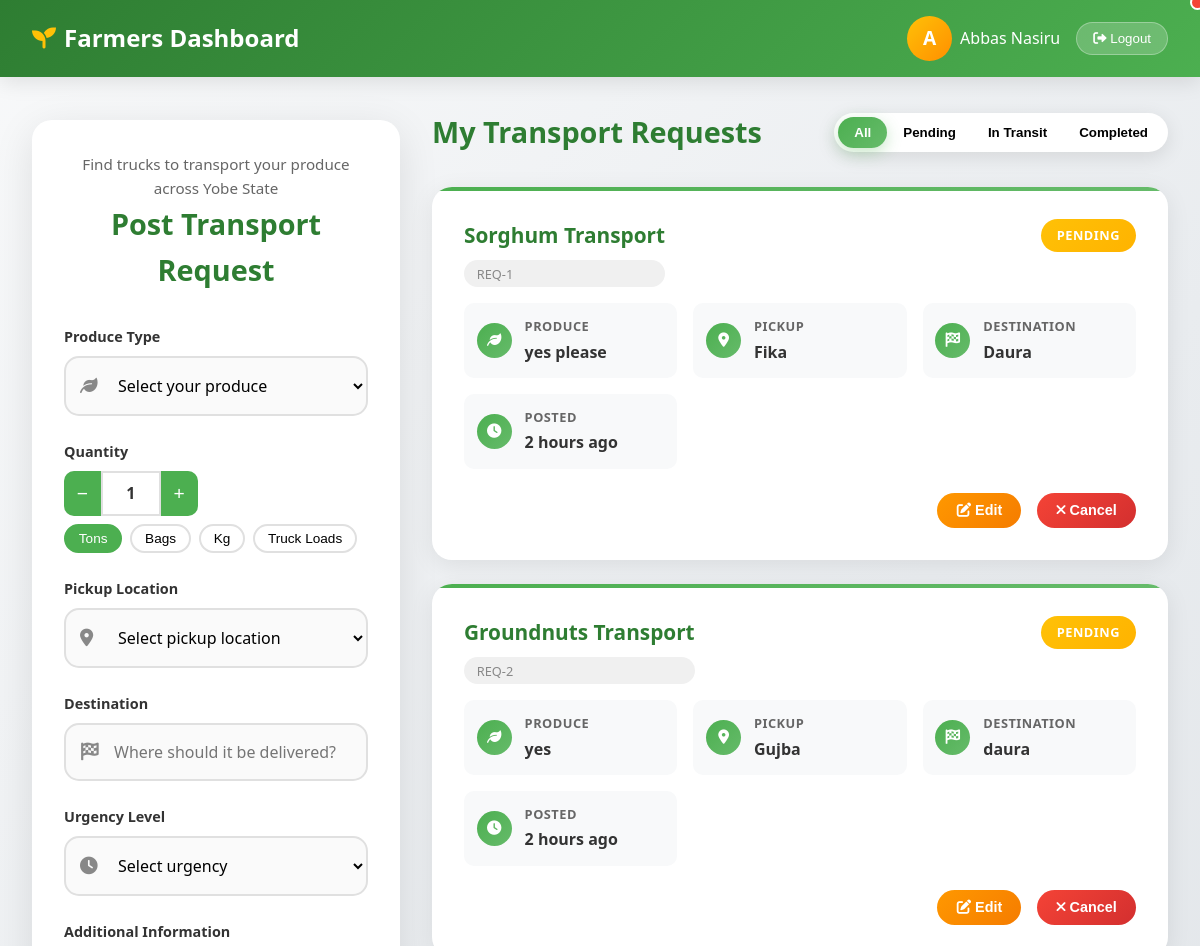
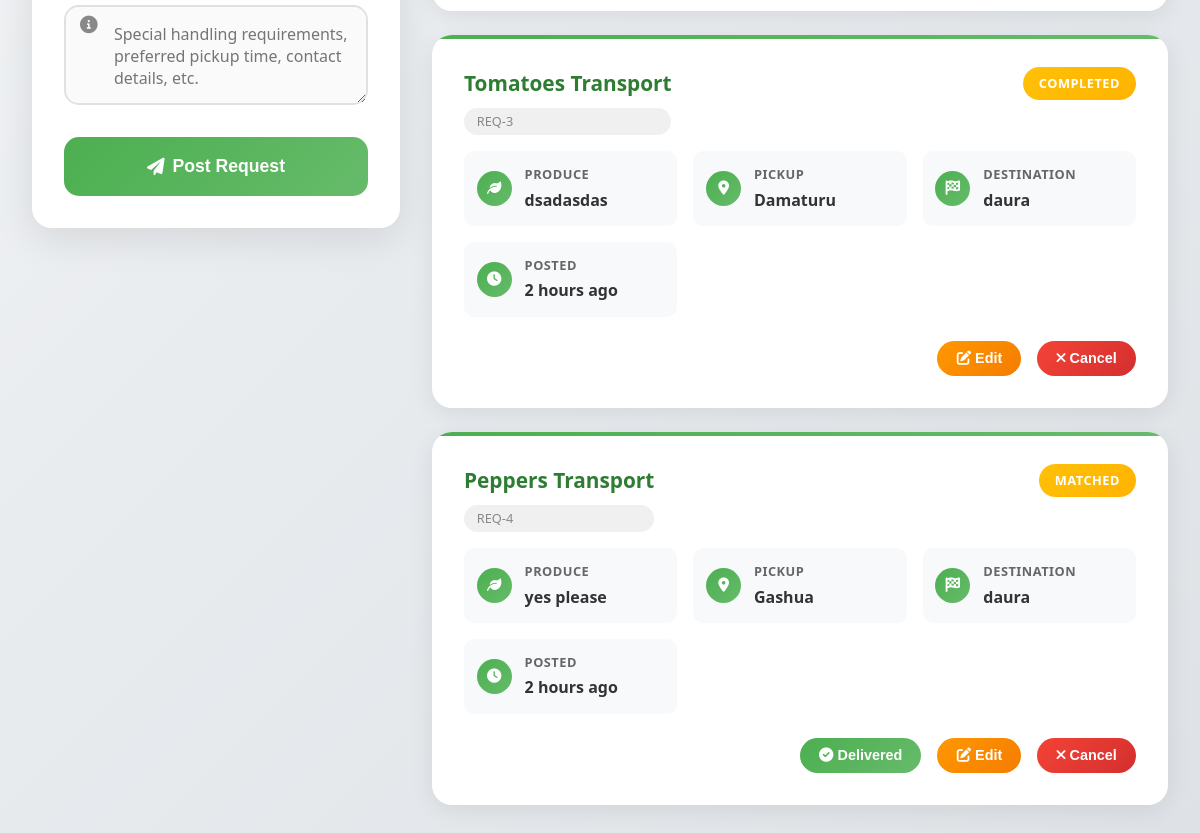
The page /farmerspage.php (signed in) on the database its author committed (2 pictures, top to bottom).
### tables this page shows
CREATE TABLE `users` (
  `id` int(11) NOT NULL,
  `name` varchar(100) NOT NULL,
  `phone` varchar(20) NOT NULL,
  `password` varchar(255) NOT NULL,
  `role` enum('farmer','truck_owner','admin') NOT NULL,
  `location` varchar(255) DEFAULT NULL,
  `created_at` datetime DEFAULT current_timestamp()
);

CREATE TABLE `transport_requests` (
  `id` int(11) NOT NULL,
  `farmer_id` int(11) NOT NULL,
  `produce_type` varchar(100) NOT NULL,
  `quantity` varchar(50) DEFAULT NULL,
  `pickup_location` varchar(255) NOT NULL,
  `destination` varchar(255) NOT NULL,
  `urgency_level` varchar(100) NOT NULL,
  `additional_information` varchar(255) NOT NULL,
  `status` enum('pending','matched','completed','cancelled') DEFAULT 'pending',
  `created_at` datetime DEFAULT current_timestamp()
);

### farmerspage.php (the view, shortened to what this page needs)
<?php
    include("connect.php");
    $farmersid = isset($_SESSION['farmer_id']) ? $_SESSION['farmer_id'] : null;
    $sql = "SELECT * FROM users WHERE id=?";
    $stmt = $pdo->prepare($sql);
    $stmt->execute([$farmersid]);
    $user = $stmt->fetch(PDO::FETCH_ASSOC);
    $sql2 = "SELECT * FROM transport_requests WHERE farmer_id=?";
    $stmt = $pdo->prepare($sql2);
    $stmt->execute([$farmersid]);
    $requests = $stmt->fetchAll(PDO::FETCH_ASSOC);
?>
<!DOCTYPE html>
<html lang="en">
<head>
    <link href="https://cdnjs.cloudflare.com/ajax/libs/font-awesome/6.0.0/css/all.min.css" rel="stylesheet">
    <link rel="stylesheet" href="styles/farmerspage.css">
</head>
<body>
    <header class="header">
        <div class="nav-container">
            <div class="logo">
                <i class="fas fa-seedling"></i>
                Farmers Dashboard
            </div>
            <div class="user-info">
                <?php
                    if(!isset($farmersid)) {
                        ?>
                        <a class="create-account-btn" style="text-decoration: none;" href="Registration.php">Create account</a>
                        <?php
                    } else {
                        ?>
                            <a href="farmersProfilePage.php" class="user-link">
    <div class="user-avatar">
        A
        <div class="notification-dot"></div>
    </div>
    <span><?= $user['name']; ?></span>
</a>
                            <form action="logout.php" method="post">
                                <button type="submit" class="logout-btn" name="Logout">
                                    <i class="fas fa-sign-out-alt"></i>
                                    Logout
                                </button>
                            </form>
                        <?php
                    }
                ?>
            </div>
        </div>
    </header>
    <div class="container">
        <div class="request-form-container">
            <div class="form-header">
                <p>Find trucks to transport your produce across Yobe State</p>
                <h2>Post Transport Request</h2>
            </div>
            <form id="requestForm">
                <div class="form-group">
                    <label for="produceType">Produce Type</label>
                    <div style="position: relative;">
                        <i class="fas fa-leaf input-icon"></i>
                        <select id="produceType" class="form-select" name="produce" required>
                            <option value="">Select your produce</option>
                        </select>
                    </div>
                </div>
                <div class="form-group">
                    <label for="quantity">Quantity</label>
                    <div class="quantity-input-group">
                        <div class="quantity-controls">
                            <button type="button" class="quantity-btn" onclick="adjustQuantity(-1)">−</button>
                            <div class="quantity-display" id="quantityDisplay">1</div>
                            <button type="button" class="quantity-btn" onclick="adjustQuantity(1)">+</button>
                        </div>
                    </div>
                    <div class="unit-selector">
                        <button type="button" class="unit-btn active" onclick="selectUnit('tons')">Tons</button>
                        <button type="button" class="unit-btn" onclick="selectUnit('bags')">Bags</button>
                        <button type="button" class="unit-btn" onclick="selectUnit('kg')">Kg</button>
                        <button type="button" class="unit-btn" onclick="selectUnit('loads')">Truck Loads</button>
                    </div>
                </div>
                <div class="form-group">
                    <label for="pickupLocation">Pickup Location</label>
                    <div style="position: relative;">
                        <i class="fas fa-map-marker-alt input-icon"></i>
                        <select id="pickupLocation" class="form-select" required>
                            <option value="">Select pickup location</option>
                        </select>
                    </div>
                </div>
                <div class="form-group">
                    <label for="destination">Destination</label>
                    <div style="position: relative;">
                        <i class="fas fa-flag-checkered input-icon"></i>
                        <input type="text" id="destination" class="form-input" placeholder="Where should it be delivered?" required>
                    </div>
                </div>
                <div class="form-group">
                    <label for="urgency">Urgency Level</label>
                    <div style="position: relative;">
                        <i class="fas fa-clock input-icon"></i>
                        <select id="urgency" class="form-select" required>
                            <option value="">Select urgency</option>
                        </select>
                    </div>
                </div>
                <div class="form-group">
                    <label for="additionalInfo">Additional Information</label>
                    <div style="position: relative;">
                        <i class="fas fa-info-circle input-icon" style="top: 20px;"></i>
                        <textarea id="additionalInfo" class="form-textarea" placeholder="Special handling requirements, preferred pickup time, contact details, etc."></textarea>
                    </div>
                </div>
                <button type="submit" class="submit-btn">
                    <i class="fas fa-paper-plane"></i>
                    Post Request
                </button>
            </form>
        </div>
        <div class="requests-container">
            <div class="requests-header">
                <h2>My Transport Requests</h2>
                <div class="filter-tabs">
                    <button class="filter-tab active" onclick="filterRequests('all')">All</button>
                    <button class="filter-tab" onclick="filterRequests('pending')">Pending</button>
                    <button class="filter-tab" onclick="filterRequests('matched')">In Transit</button>
                    <button class="filter-tab" onclick="filterRequests('completed')">Completed</button>
                </div>
            </div>
            <div id="requestsList">
                <?php if (isset($farmersid)): ?>
    <?php foreach($requests as $request): ?>
        <div class="request-card" data-status="<?= $request['status']; ?>">
            <div class="request-header">
                <div>
                    <div class="request-title"><?= $request['produce_type']; ?> Transport</div>
                    <div class="request-id">REQ-<?= $request['id']; ?></div>
                </div>
                <div class="status-badge status-pending"><?= $request['status']; ?></div>
            </div>
            <div class="request-details">
                <div class="detail-item">
                    <div class="detail-icon">
                        <i class="fas fa-leaf"></i>
                    </div>
                    <div class="detail-content">
                        <h4>Produce</h4>
                        <p><?= $request['additional_information']; ?></p>
                    </div>
                </div>
                <div class="detail-item">
                    <div class="detail-icon">
                        <i class="fas fa-map-marker-alt"></i>
                    </div>
                    <div class="detail-content">
                        <h4>Pickup</h4>
                        <p><?= $request['pickup_location']; ?></p>
                    </div>
                </div>
                <div class="detail-item">
                    <div class="detail-icon">
                        <i class="fas fa-flag-checkered"></i>
                    </div>
                    <div class="detail-content">
                        <h4>Destination</h4>
                        <p><?= $request['destination']; ?></p>
                    </div>
                </div>
                <div class="detail-item">
                    <div class="detail-icon">
                        <i class="fas fa-clock"></i>
                    </div>
                    <div class="detail-content">
                        <h4>Posted</h4>
                        <p>2 hours ago</p>
                    </div>
                </div>
            </div>
            <div class="request-actions">
                <?php if($request['status'] === 'matched'): ?>
                <button class="action-btn btn-delivered" id="deliveredBtn" data-requestId="<?= $request['id'] ?>" >
                    <i class="fas fa-check-circle"></i>
                    Delivered
                </button>
                <?php endif; ?>
                <button class="action-btn btn-edit">
                <i class='fas fa-edit'></i> Edit
                </button>
                <button class="action-btn btn-cancel">
                    <i class="fas fa-times"></i> Cancel
                </button>
            </div>
        </div>
    <?php endforeach; ?>
<?php endif; ?>
            </div>
        </div>
    </div>
</body>
</html>

### rows shown on the page
users: name "Abbas Nasiru"
transport_requests: produce_type "Sorghum", id "1", status "PENDING", additional_information "yes please", pickup_location "Fika", destination "Daura"
transport_requests: produce_type "Groundnuts", id "2", status "PENDING", additional_information "yes", pickup_location "Gujba", destination "daura"
transport_requests: produce_type "Tomatoes", id "3", status "COMPLETED", additional_information "dsadasdas", pickup_location "Damaturu", destination "daura"
transport_requests: produce_type "Peppers", id "4", status "MATCHED", additional_information "yes please", pickup_location "Gashua", destination "daura"
